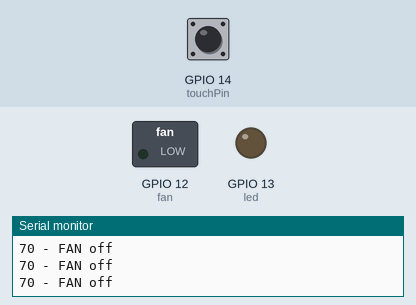
This sketch was run on a simulated ESP32. On the bench: switched loads named in the sketch (green lamp = pin HIGH), output pins drawn as LEDs (lit = HIGH), the last lines printed to the serial monitor. The test bench sets the inputs (shaded band); at power-on: GPIO 14 (touchPin) HIGH.

Above: at 2.2 s.
2.3 s: GPIO 14 (touchPin) pulled LOW for 0.15 s
At 2.4 s:
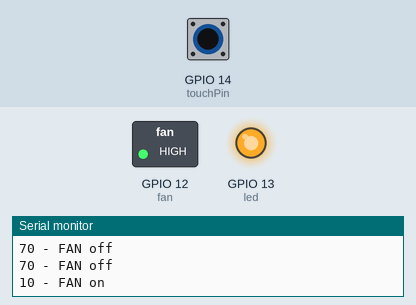
4.0 s: GPIO 14 (touchPin) pulled LOW for 3.2 s
At 8.0 s:
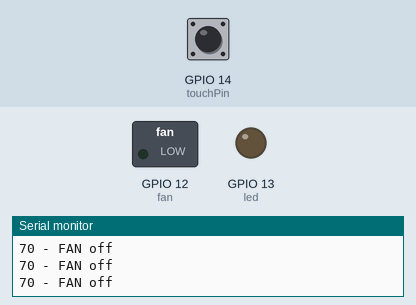
Timing chart, 0 to 9.5 s (numbered marks = the images above; inputs shaded):
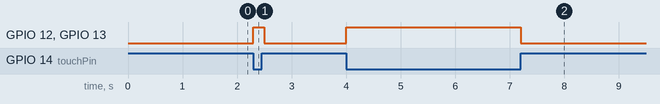

The sketch:

Touch_fan_Control.ino
```cpp
// set pin numbers
const int touchPin = 14;
const int fan = 12;
const int led = 13;


const int threshold = 20;   // change with your threshold value

int touchValue;             // variable for storing the touch pin value

void setup(){
  Serial.begin(115200);
  delay(1000);              // time to bring up serial monitor

  pinMode (fan, OUTPUT);
  pinMode(led,OUTPUT);
}

void loop(){

  touchValue = touchRead(touchPin);     // read the state of the pushbutton value:
  Serial.print(touchValue);             // check if the touchValue is below the threshold

  if(touchValue < threshold){

    digitalWrite(fan, HIGH);
    digitalWrite(led, HIGH);
    Serial.println(" - FAN on");
  }
  else{

    digitalWrite(fan, LOW);
    digitalWrite(led, LOW);
    Serial.println(" - FAN off");
  }
  delay(100);
}
```

Measured:
- after the input at 2.3 s, GPIO 12 (fan), GPIO 13 (led): LOW → HIGH at once, → LOW 0.20 s later
- after the input at 4.0 s, GPIO 12 (fan), GPIO 13 (led): LOW → HIGH at once, → LOW 3.2 s later
